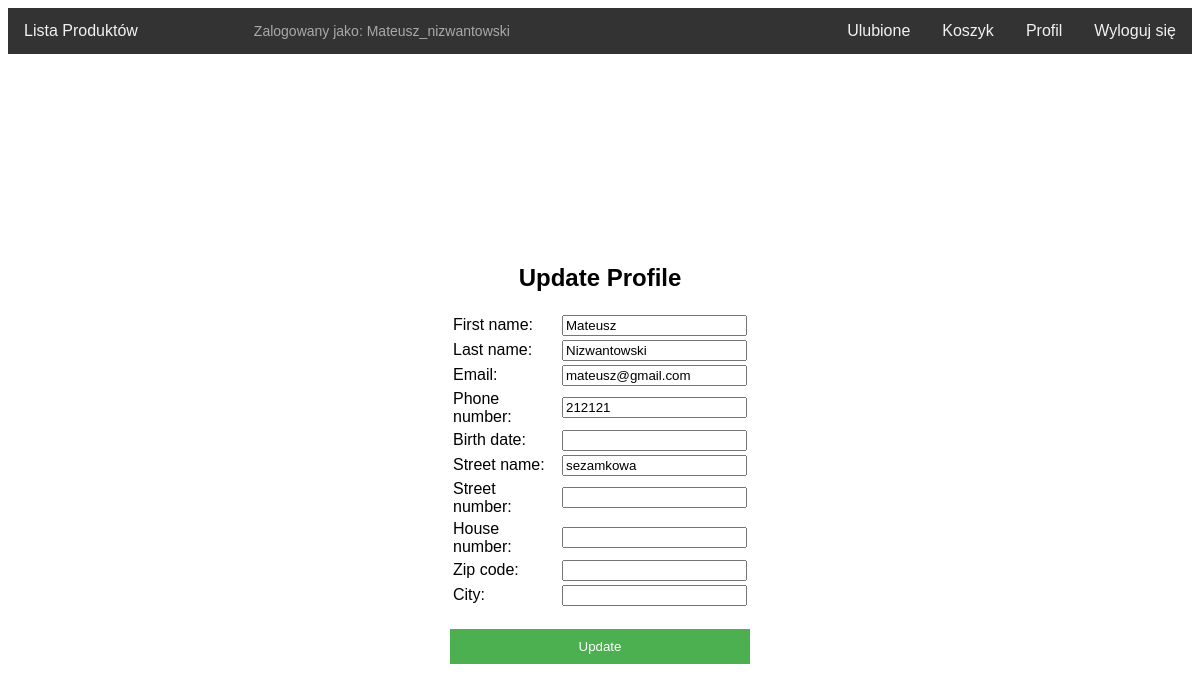
Screenshot of /accounts/profile/update (signed in) with the database file from the repository.
### accounts/models.py (models this page shows)
class UserProfile(models.Model):
    user = models.OneToOneField(User, on_delete=models.CASCADE)
    phone_number = models.CharField(max_length=20)
    street_number = models.CharField(max_length=10)
    house_number = models.CharField(max_length=10)
    street_name = models.CharField(max_length=255)
    zip_code = models.CharField(max_length=10)
    city = models.CharField(max_length=255)
    birth_date = models.DateField(null=True, blank=True)
    email = models.EmailField(max_length=255, default="")
    first_name = models.CharField(max_length=255, default="")
    last_name = models.CharField(max_length=255, default="")

### accounts/views.py (the view)
# urls.py: path("profile/update", views.UserProfileUpdateView.as_view(), name="profile"),
class UserProfileUpdateView(LoginRequiredMixin, UpdateView):
    model = UserProfile
    form_class = UserProfileForm
    template_name = "registration/profile_update.html"
    success_url = reverse_lazy("profile_detail")
    def get_object(self):
        return self.request.user.userprofile

### accounts/views.py
class UserProfileForm(forms.ModelForm):
    class Meta:
        model = UserProfile
        fields = [
            "first_name",
            "last_name",
            "email",
            "phone_number",
            "birth_date",
            "street_name",
            "street_number",
            "house_number",
            "zip_code",
            "city",
        ]
    def __init__(self, *args, **kwargs):
        super(UserProfileForm, self).__init__(*args, **kwargs)
        for field_name in self.fields:
            self.fields[field_name].required = False

### templates/registration/profile_update.html (shortened to what this page needs)
{% extends "base.html" %}
{% load static %}
{% block content %}
<link href="{% static 'registration/profile_update.css' %}" rel="stylesheet">
<div class="center-div">
    <form class="profile-update-form" action="" method="post">
        <h2>Update Profile</h2>
        <table>
            {% for field in form %}
            <tr>
                <td>{{ field.label_tag }}</td>
                <td>{{ field }}</td>
            </tr>
            {% endfor %}
        </table>
        <input type="submit" class="btn btn-default btn-lg" value="Update">
    </form>
</div>
{% endblock %}

### templates/base.html (shortened to what this page needs)
{% load static %}
<!DOCTYPE html>
<html lang="en">
<link rel="stylesheet" href="{% static 'style.css' %}">
<head>
</head>
<body>
    {% if user.is_authenticated %}
    <div class="navbar">
        <a href="{% url 'index'%}">Lista Produktów</a>
        <p>Zalogowany jako: {{ user.username }}</p>
        <a class="signin" href="/accounts/logout/">Wyloguj się</a>
        <a class="signin" href="/accounts/profile/">Profil</a>
        <a class="signin" href="{% url 'index'%}">Koszyk</a>
        <a class="signin" href="{% url 'favorites'%}">Ulubione</a>
    </div>
    {% else %}
    <div class="navbar">
        <a href="{% url 'index'%}">Lista Produktów</a>
        <a class="signin" href="/accounts/register/">Zajerestruj się</a>
        <a class="signin" href="/accounts/login/">Zaloguj się</a>
    </div>
    {% endif %}
    {% block content %}
    {% endblock %}
</body>
</html>

### static/style.css (style rules this page uses)
body { font-family: Arial, sans-serif; }
.navbar { overflow: hidden; background-color: #333; width: 100%; }
.navbar a { float: left; display: block; color: #f2f2f2; text-align: center; padding: 14px 16px; text-decoration: none; }
.navbar .signin { float: right; }
.navbar p { display: inline-block !important; color: rgb(172, 168, 168); font-size: 14px; margin-left: 100px; margin-top: 15px; }

### static/registration/profile_update.css (style rules this page uses)
.center-div { display: flex; justify-content: center; align-items: center; height: 100vh; }
.profile-update-form { width: 300px; margin: 0 auto; }
.profile-update-form h2 { text-align: center; margin-bottom: 20px; }
.profile-update-form input[type="submit"] { display: block; width: 100%; padding: 10px; margin-top: 20px; background-color: #4CAF50; color: white; border: none; cursor: pointer; }

### rows the page displays
UserProfile: form "Mateusz" "Nizwantowski" "mateusz@gmail.com" "212121" "sezamkowa"

### other values shown
{{ user.username }} "Mateusz_nizwantowski"
{{ field.label_tag }} "First name:" "Last name:" "Email:" "Phone number:" "Birth date:" "Street name:" "Street number:" "House number:" "Zip code:" "City:"
